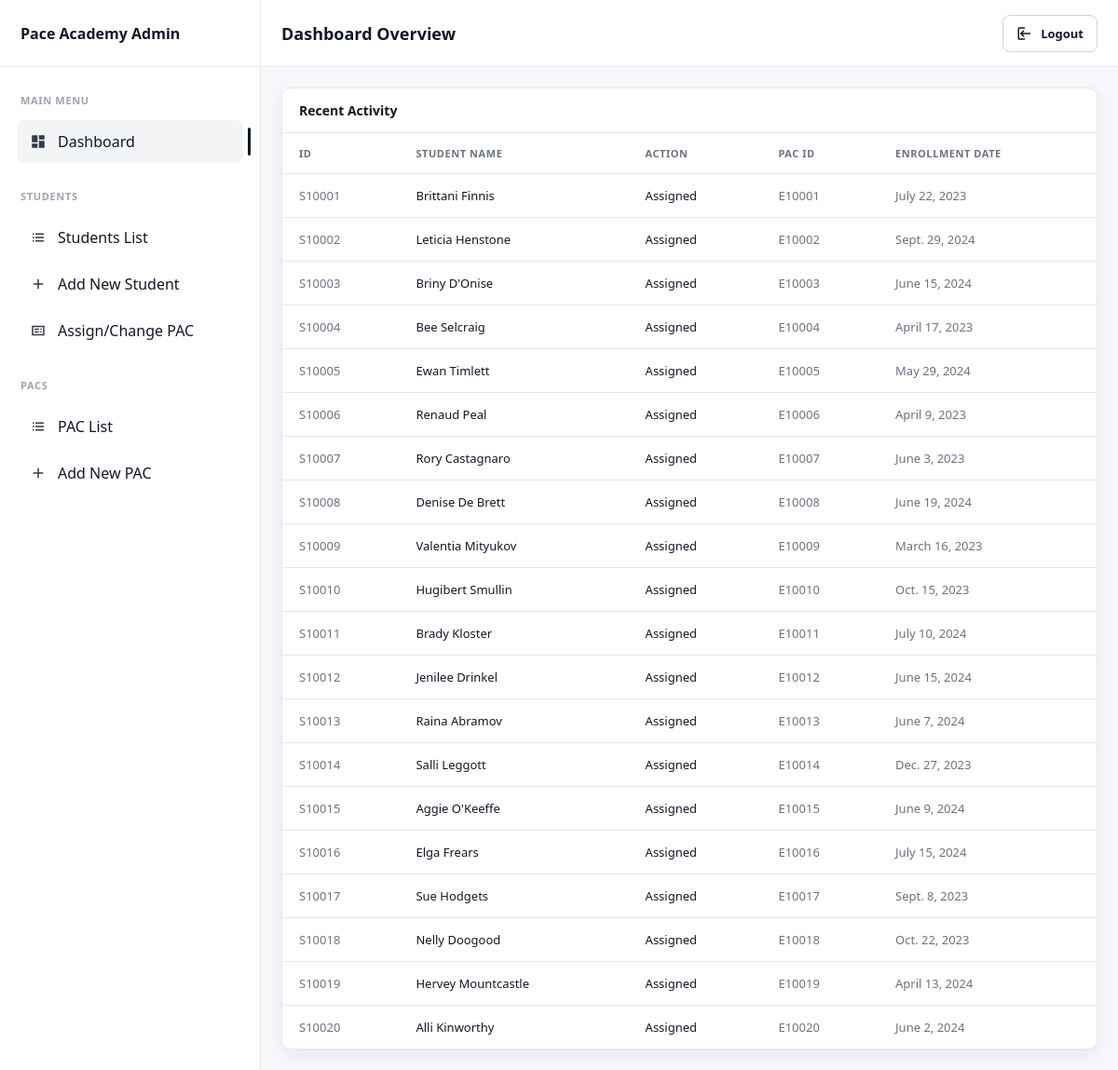
/home/, run on the app's committed database.
### pacapp/models.py (models this page shows, shortened)
class Students(models.Model):
    student_id = models.IntegerField()
    first_name = models.CharField(max_length=100)
    last_name = models.CharField(max_length=100)
    email = models.EmailField()
    enrollment_date = models.DateField()
    assigned_pac = models.ForeignKey(Pacs, on_delete=models.CASCADE, related_name='students', null=True, blank=True)

class Pacs(models.Model):
    pac_id = models.IntegerField(primary_key=True)
    first_name = models.CharField(max_length=100)
    last_name = models.CharField(max_length=100)
    email = models.EmailField()

### pacapp/views.py (the view)
# urls.py: path("home/", views.home_view, name="home"),
def home_view(request):
    student=Students.objects.all()
    context={
        'students':student,
        'active_page': 'dashboard',
    }
    return render(request, "pacapp/home.html", context)

### pacapp/templates/pacapp/home.html (shortened to what this page needs)
{% extends "pacapp/dashboard_base.html" %}
{% load static %}
{% block page_title %}Dashboard Overview{% endblock %}
{% block content %}
<section class="card">
  <div class="card-header">
    <h2 class="card-title">Recent Activity</h2>
  </div>
  <div class="card-body">
    <table class="table">
      <thead>
        <tr>
          <th>ID</th>
          <th>STUDENT NAME</th>
          <th>ACTION</th>
          <th>PAC ID</th>
          <th>ENROLLMENT DATE</th>
        </tr>
      </thead>
      <tbody>
        {% for student in students %}
        <tr>
          <td class="muted">S{{student.student_id}}</td>
          <td>{{student.first_name}} {{student.last_name}}</td>
          <td>{% if student.assigned_pac %}Assigned{% else %} Unassigned {% endif %}</td>
          <td class="muted">E{{student.assigned_pac.pac_id|default:"N/A"}}</td>
          <td class="muted">{{student.enrollment_date}}</td>
        </tr>
        {% endfor %}
      </tbody>
    </table>
  </div>
</section>
{% endblock %}

### pacapp/static/pacapp/home.css (style rules this page uses)
:root { --bg: #f6f7fb; --card: #ffffff; --text: #111827; --muted: #6b7280; --border: #e5e7eb; --sidebar-bg: #ffffff; --active-bg: #f3f4f6; --shadow: 0 6px 18px rgba(17, 24, 39, 0.06); }
* { box-sizing: border-box; }
body { margin: 0; font-family: system-ui, -apple-system, Segoe UI, Roboto, Arial, sans-serif; color: var(--text); background: var(--bg); }
.card { background: var(--card); border: 1px solid var(--border); border-radius: 10px; box-shadow: var(--shadow); overflow: hidden; }
.card-header { padding: 14px 18px; border-bottom: 1px solid var(--border); }
.card-title { margin: 0; font-size: 14px; font-weight: 700; }
.card-body { padding: 0; }
.table { width: 100%; border-collapse: collapse; }
.table thead th { text-align: left; font-size: 11px; letter-spacing: 0.05em; color: #6b7280; padding: 14px 18px; font-weight: 800; border-bottom: 1px solid var(--border); }
.table tbody td { padding: 14px 18px; border-bottom: 1px solid var(--border); font-size: 13px; }
.table tbody tr:last-child td { border-bottom: none; }
.muted { color: var(--muted); }

### data on the page
Students: student_id "10001", first_name "Brittani", last_name "Finnis", shows "Assigned", assigned_pac.pac_id "10001", enrollment_date "July 22, 2023"
Students: student_id "10002", first_name "Leticia", last_name "Henstone", shows "Assigned", assigned_pac.pac_id "10002", enrollment_date "Sept. 29, 2024"
Students: student_id "10003", first_name "Briny", last_name "D'Onise", shows "Assigned", assigned_pac.pac_id "10003", enrollment_date "June 15, 2024"
Students: student_id "10004", first_name "Bee", last_name "Selcraig", shows "Assigned", assigned_pac.pac_id "10004", enrollment_date "April 17, 2023"
Students: student_id "10005", first_name "Ewan", last_name "Timlett", shows "Assigned", assigned_pac.pac_id "10005", enrollment_date "May 29, 2024"
Students: student_id "10006", first_name "Renaud", last_name "Peal", shows "Assigned", assigned_pac.pac_id "10006", enrollment_date "April 9, 2023"
Students: student_id "10007", first_name "Rory", last_name "Castagnaro", shows "Assigned", assigned_pac.pac_id "10007", enrollment_date "June 3, 2023"
Students: student_id "10008", first_name "Denise", last_name "De Brett", shows "Assigned", assigned_pac.pac_id "10008", enrollment_date "June 19, 2024"
Students: student_id "10009", first_name "Valentia", last_name "Mityukov", shows "Assigned", assigned_pac.pac_id "10009", enrollment_date "March 16, 2023"
Students: student_id "10010", first_name "Hugibert", last_name "Smullin", shows "Assigned", assigned_pac.pac_id "10010", enrollment_date "Oct. 15, 2023"
Students: student_id "10011", first_name "Brady", last_name "Kloster", shows "Assigned", assigned_pac.pac_id "10011", enrollment_date "July 10, 2024"
Students: student_id "10012", first_name "Jenilee", last_name "Drinkel", shows "Assigned", assigned_pac.pac_id "10012", enrollment_date "June 15, 2024"
Students: student_id "10013", first_name "Raina", last_name "Abramov", shows "Assigned", assigned_pac.pac_id "10013", enrollment_date "June 7, 2024"
Students: student_id "10014", first_name "Salli", last_name "Leggott", shows "Assigned", assigned_pac.pac_id "10014", enrollment_date "Dec. 27, 2023"
Students: student_id "10015", first_name "Aggie", last_name "O'Keeffe", shows "Assigned", assigned_pac.pac_id "10015", enrollment_date "June 9, 2024"
Students: student_id "10016", first_name "Elga", last_name "Frears", shows "Assigned", assigned_pac.pac_id "10016", enrollment_date "July 15, 2024"
Students: student_id "10017", first_name "Sue", last_name "Hodgets", shows "Assigned", assigned_pac.pac_id "10017", enrollment_date "Sept. 8, 2023"
Students: student_id "10018", first_name "Nelly", last_name "Doogood", shows "Assigned", assigned_pac.pac_id "10018", enrollment_date "Oct. 22, 2023"
Students: student_id "10019", first_name "Hervey", last_name "Mountcastle", shows "Assigned", assigned_pac.pac_id "10019", enrollment_date "April 13, 2024"
Students: student_id "10020", first_name "Alli", last_name "Kinworthy", shows "Assigned", assigned_pac.pac_id "10020", enrollment_date "June 2, 2024"
